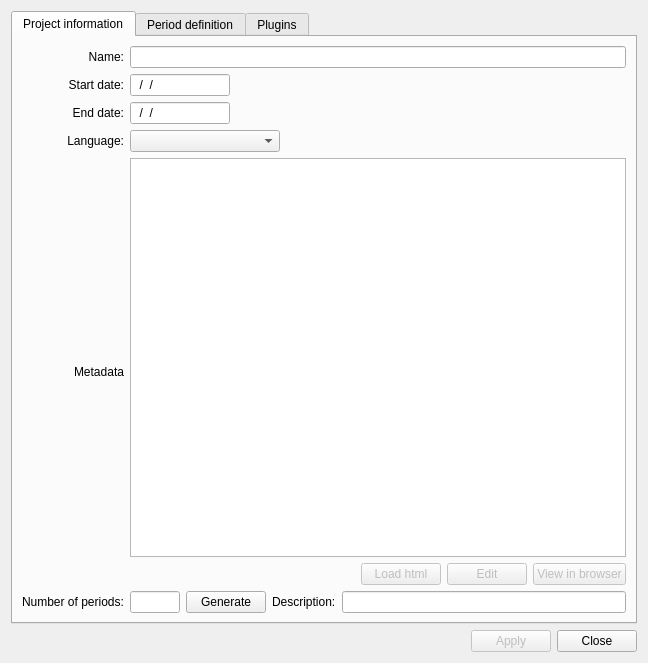
<?xml version="1.0" encoding="UTF-8"?>
<ui version="4.0">
 <class>prjsettings</class>
 <widget class="QWidget" name="prjsettings">
  <property name="geometry">
   <rect>
    <x>0</x>
    <y>0</y>
    <width>648</width>
    <height>663</height>
   </rect>
  </property>
  <property name="windowTitle">
   <string>Form</string>
  </property>
  <layout class="QVBoxLayout" name="verticalLayout_8">
   <item>
    <widget class="QTabWidget" name="tabWidget">
     <property name="currentIndex">
      <number>0</number>
     </property>
     <widget class="QWidget" name="tab">
      <attribute name="title">
       <string>Project information</string>
      </attribute>
      <layout class="QVBoxLayout" name="verticalLayout_4">
       <item>
        <layout class="QGridLayout" name="gridLayout">
         <item row="0" column="0">
          <widget class="QLabel" name="label_2">
           <property name="text">
            <string>Name:</string>
           </property>
           <property name="alignment">
            <set>Qt::AlignRight|Qt::AlignTrailing|Qt::AlignVCenter</set>
           </property>
          </widget>
         </item>
         <item row="5" column="0">
          <widget class="QLabel" name="label_3">
           <property name="text">
            <string>Number of periods:</string>
           </property>
          </widget>
         </item>
         <item row="5" column="1">
          <layout class="QHBoxLayout" name="horizontalLayout_4">
           <item>
            <widget class="IMPEdit" name="txtnperiods">
             <property name="maximumSize">
              <size>
               <width>50</width>
               <height>16777215</height>
              </size>
             </property>
            </widget>
           </item>
           <item>
            <widget class="QPushButton" name="cmdgenerate">
             <property name="text">
              <string>Generate</string>
             </property>
            </widget>
           </item>
           <item>
            <widget class="QLabel" name="label">
             <property name="text">
              <string>Description:</string>
             </property>
            </widget>
           </item>
           <item>
            <widget class="IMPEdit" name="txtperioddesc"/>
           </item>
          </layout>
         </item>
         <item row="1" column="0">
          <widget class="QLabel" name="label_6">
           <property name="text">
            <string>Start date:</string>
           </property>
           <property name="alignment">
            <set>Qt::AlignRight|Qt::AlignTrailing|Qt::AlignVCenter</set>
           </property>
          </widget>
         </item>
         <item row="2" column="0">
          <widget class="QLabel" name="label_9">
           <property name="text">
            <string>End date:</string>
           </property>
           <property name="alignment">
            <set>Qt::AlignRight|Qt::AlignTrailing|Qt::AlignVCenter</set>
           </property>
          </widget>
         </item>
         <item row="4" column="0">
          <widget class="QLabel" name="label_10">
           <property name="text">
            <string>Metadata</string>
           </property>
           <property name="alignment">
            <set>Qt::AlignRight|Qt::AlignTrailing|Qt::AlignVCenter</set>
           </property>
          </widget>
         </item>
         <item row="4" column="1">
          <layout class="QVBoxLayout" name="verticalLayout_7">
           <item>
            <widget class="QTextEdit" name="metadata"/>
           </item>
           <item>
            <layout class="QHBoxLayout" name="horizontalLayout_6">
             <item>
              <spacer name="horizontalSpacer_5">
               <property name="orientation">
                <enum>Qt::Horizontal</enum>
               </property>
               <property name="sizeHint" stdset="0">
                <size>
                 <width>40</width>
                 <height>20</height>
                </size>
               </property>
              </spacer>
             </item>
             <item>
              <widget class="QPushButton" name="pushButton_4">
               <property name="enabled">
                <bool>false</bool>
               </property>
               <property name="text">
                <string>Load html</string>
               </property>
              </widget>
             </item>
             <item>
              <widget class="QPushButton" name="pushButton_6">
               <property name="enabled">
                <bool>false</bool>
               </property>
               <property name="text">
                <string>Edit</string>
               </property>
              </widget>
             </item>
             <item>
              <widget class="QPushButton" name="pushButton_5">
               <property name="enabled">
                <bool>false</bool>
               </property>
               <property name="text">
                <string>View in browser</string>
               </property>
              </widget>
             </item>
            </layout>
           </item>
          </layout>
         </item>
         <item row="0" column="1">
          <widget class="IMPEdit" name="txtname"/>
         </item>
         <item row="1" column="1">
          <widget class="IMPEdit" name="txtsdate">
           <property name="maximumSize">
            <size>
             <width>100</width>
             <height>16777215</height>
            </size>
           </property>
           <property name="inputMask">
            <string>99/99/9999; </string>
           </property>
          </widget>
         </item>
         <item row="2" column="1">
          <widget class="IMPEdit" name="txtedate">
           <property name="maximumSize">
            <size>
             <width>100</width>
             <height>16777215</height>
            </size>
           </property>
           <property name="inputMask">
            <string>99/99/99999; </string>
           </property>
          </widget>
         </item>
         <item row="3" column="0">
          <widget class="QLabel" name="label_11">
           <property name="text">
            <string>Language:</string>
           </property>
           <property name="alignment">
            <set>Qt::AlignRight|Qt::AlignTrailing|Qt::AlignVCenter</set>
           </property>
          </widget>
         </item>
         <item row="3" column="1">
          <widget class="IMPComboBox" name="cmblanguage">
           <property name="maximumSize">
            <size>
             <width>150</width>
             <height>16777215</height>
            </size>
           </property>
          </widget>
         </item>
        </layout>
       </item>
      </layout>
     </widget>
     <widget class="QWidget" name="tab_2">
      <attribute name="title">
       <string>Period definition</string>
      </attribute>
      <layout class="QVBoxLayout" name="verticalLayout_5">
       <item>
        <layout class="QVBoxLayout" name="verticalLayout_3">
         <item>
          <widget class="QTableView" name="tableView"/>
         </item>
        </layout>
       </item>
      </layout>
     </widget>
     <widget class="QWidget" name="tab_3">
      <attribute name="title">
       <string>Plugins</string>
      </attribute>
      <layout class="QVBoxLayout" name="verticalLayout_6">
       <item>
        <layout class="QHBoxLayout" name="horizontalLayout">
         <property name="spacing">
          <number>10</number>
         </property>
         <item>
          <layout class="QVBoxLayout" name="verticalLayout" stretch="0,0,0">
           <property name="spacing">
            <number>6</number>
           </property>
           <property name="margin">
            <number>0</number>
           </property>
           <item>
            <layout class="QHBoxLayout" name="horizontalLayout_3">
             <item>
              <widget class="QLabel" name="label_7">
               <property name="sizePolicy">
                <sizepolicy hsizetype="Preferred" vsizetype="Fixed">
                 <horstretch>0</horstretch>
                 <verstretch>0</verstretch>
                </sizepolicy>
               </property>
               <property name="text">
                <string/>
               </property>
               <property name="pixmap">
                <pixmap resource="../images/images.qrc">:/images2/navtree.png</pixmap>
               </property>
              </widget>
             </item>
             <item>
              <widget class="QLabel" name="label_4">
               <property name="sizePolicy">
                <sizepolicy hsizetype="Preferred" vsizetype="Fixed">
                 <horstretch>0</horstretch>
                 <verstretch>0</verstretch>
                </sizepolicy>
               </property>
               <property name="text">
                <string>Navigation tree</string>
               </property>
              </widget>
             </item>
             <item>
              <spacer name="horizontalSpacer_3">
               <property name="orientation">
                <enum>Qt::Horizontal</enum>
               </property>
               <property name="sizeHint" stdset="0">
                <size>
                 <width>40</width>
                 <height>20</height>
                </size>
               </property>
              </spacer>
             </item>
            </layout>
           </item>
           <item>
            <layout class="QVBoxLayout" name="lyttree"/>
           </item>
           <item>
            <layout class="QHBoxLayout" name="horizontalLayout_7">
             <item>
              <widget class="QPushButton" name="pushButton_7">
               <property name="text">
                <string>Delete selected item</string>
               </property>
              </widget>
             </item>
             <item>
              <widget class="QPushButton" name="pushButton">
               <property name="text">
                <string>Set tree to default</string>
               </property>
              </widget>
             </item>
            </layout>
           </item>
          </layout>
         </item>
         <item>
          <layout class="QVBoxLayout" name="verticalLayout_2">
           <item>
            <layout class="QHBoxLayout" name="horizontalLayout_5">
             <item>
              <widget class="QLabel" name="label_8">
               <property name="text">
                <string/>
               </property>
               <property name="pixmap">
                <pixmap resource="../images/images.qrc">:/images2/plugins.png</pixmap>
               </property>
              </widget>
             </item>
             <item>
              <widget class="QLabel" name="label_5">
               <property name="text">
                <string>Available plugins</string>
               </property>
              </widget>
             </item>
             <item>
              <spacer name="horizontalSpacer_4">
               <property name="orientation">
                <enum>Qt::Horizontal</enum>
               </property>
               <property name="sizeHint" stdset="0">
                <size>
                 <width>40</width>
                 <height>20</height>
                </size>
               </property>
              </spacer>
             </item>
            </layout>
           </item>
          </layout>
         </item>
        </layout>
       </item>
      </layout>
     </widget>
    </widget>
   </item>
   <item>
    <layout class="QHBoxLayout" name="horizontalLayout_2">
     <item>
      <spacer name="horizontalSpacer">
       <property name="orientation">
        <enum>Qt::Horizontal</enum>
       </property>
       <property name="sizeHint" stdset="0">
        <size>
         <width>40</width>
         <height>20</height>
        </size>
       </property>
      </spacer>
     </item>
     <item>
      <widget class="QPushButton" name="cmdapply">
       <property name="enabled">
        <bool>false</bool>
       </property>
       <property name="text">
        <string>Apply</string>
       </property>
       <property name="icon">
        <iconset resource="../images/images.qrc">
         <normaloff>:/images2/new/apply.png</normaloff>:/images2/new/apply.png</iconset>
       </property>
      </widget>
     </item>
     <item>
      <widget class="QPushButton" name="pushButton_2">
       <property name="text">
        <string>Close</string>
       </property>
       <property name="icon">
        <iconset resource="../images/images.qrc">
         <normaloff>:/images2/new/closeform.png</normaloff>:/images2/new/closeform.png</iconset>
       </property>
      </widget>
     </item>
    </layout>
   </item>
  </layout>
 </widget>
 <customwidgets>
  <customwidget>
   <class>IMPEdit</class>
   <extends>QLineEdit</extends>
   <header>impedit.h</header>
  </customwidget>
  <customwidget>
   <class>IMPComboBox</class>
   <extends>QComboBox</extends>
   <header>impcombobox.h</header>
  </customwidget>
 </customwidgets>
 <resources>
  <include location="../images/images.qrc"/>
 </resources>
 <connections/>
</ui>
